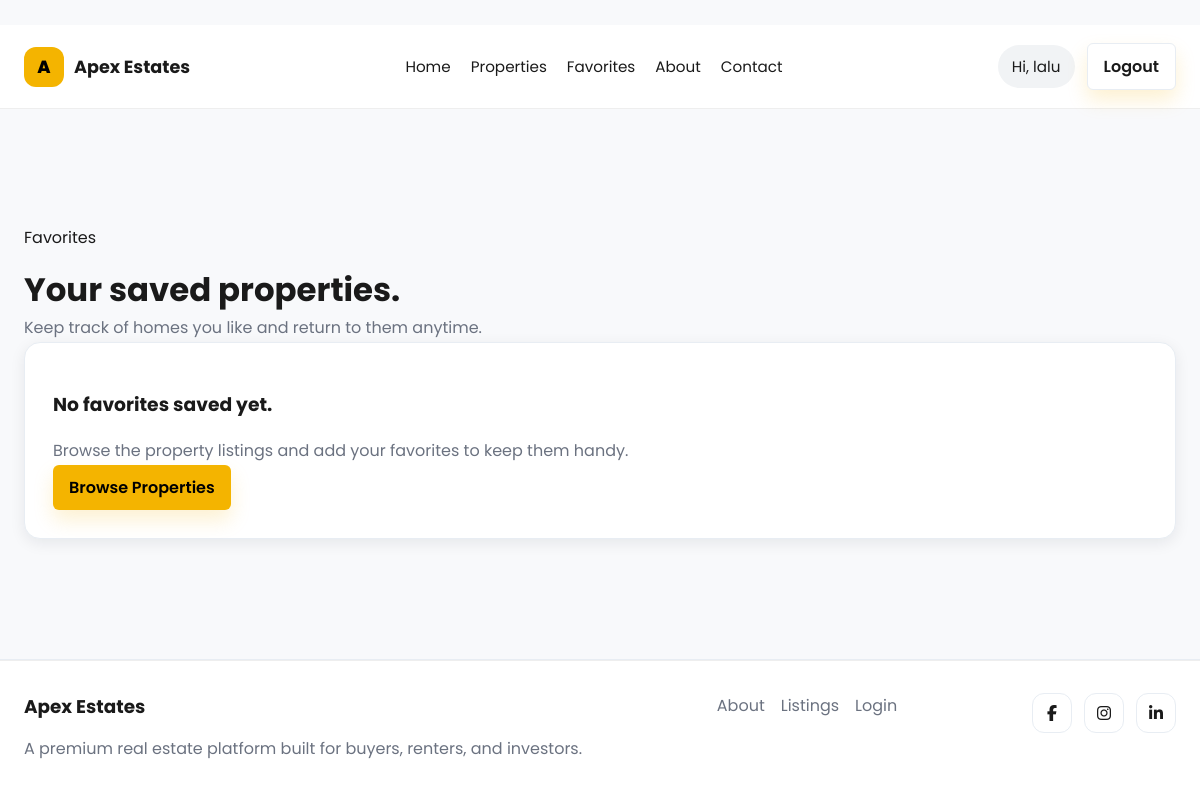
The app's page /favorites (signed in), older data.
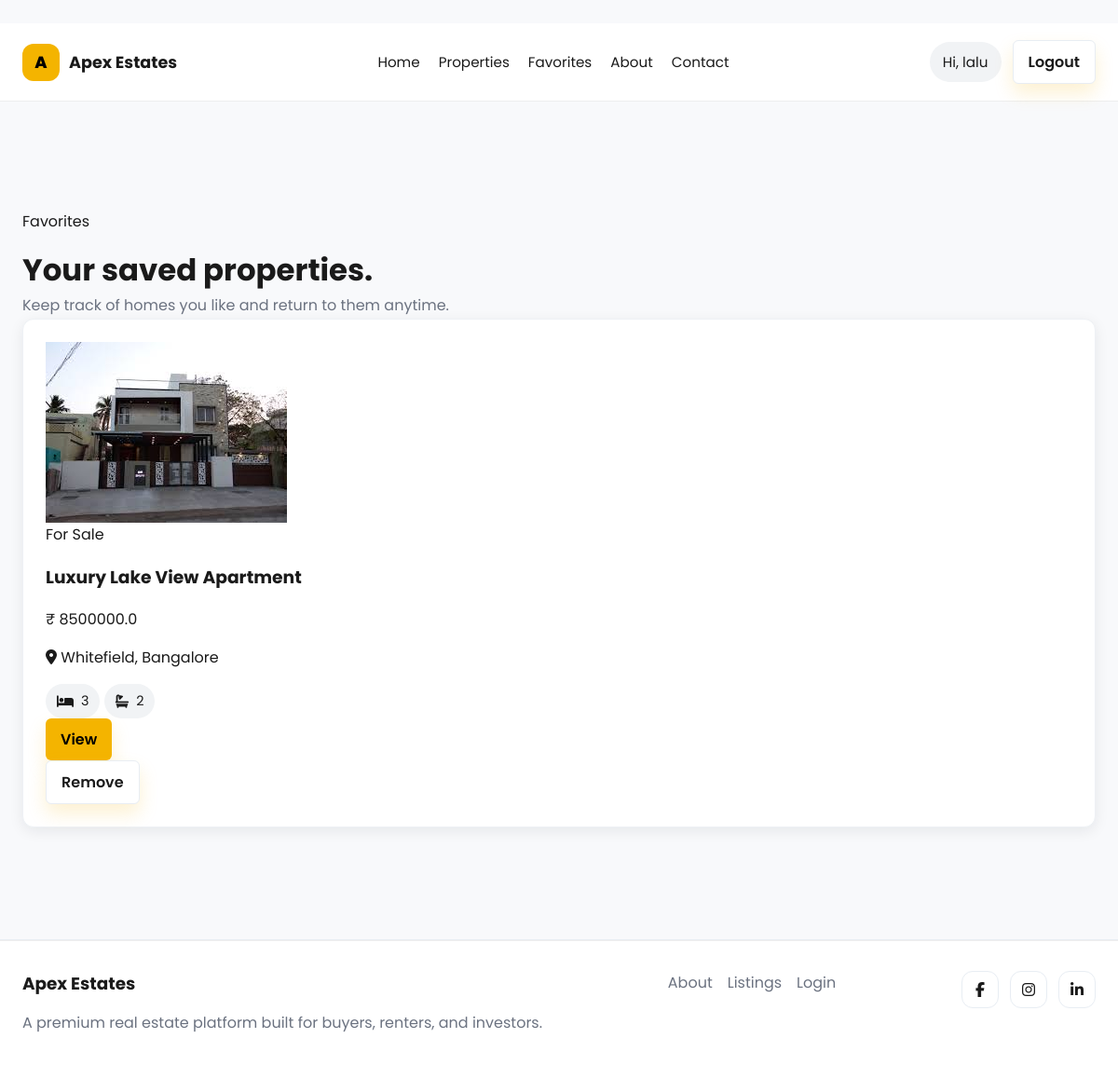
The same page, newer data.
### tables this page shows
CREATE TABLE properties (
        id INTEGER PRIMARY KEY AUTOINCREMENT,
        title TEXT NOT NULL,
        description TEXT,
        price REAL,
        location TEXT,
        bedrooms INTEGER,
        bathrooms INTEGER,
        area_sqft INTEGER,
        property_type TEXT,
        status TEXT,
        image_filename TEXT,
        created_at TEXT
    );

### routes/property.py (the view)
@property_bp.route('/favorites')
def favorites():
    if 'user' not in session:
        return redirect(url_for('auth.login'))
    conn = get_db()
    favorite_properties = conn.execute(
        'SELECT p.* FROM properties p '
        'JOIN favorites f ON p.id = f.property_id '
        'JOIN users u ON f.user_id = u.id '
        'WHERE u.email = ? '
        'ORDER BY f.id DESC',
        (session['user'],)
    ).fetchall()
    conn.close()
    return render_template('favorites.html', properties=favorite_properties)

### database/db.py (called while the page is built)
def get_db():
    if os.path.dirname(DB_PATH):
        os.makedirs(os.path.dirname(DB_PATH), exist_ok=True)
    conn = sqlite3.connect(DB_PATH)
    conn.row_factory = sqlite3.Row
    return conn

### templates/favorites.html (shortened to what this page needs)
﻿{% extends 'base.html' %}
{% block content %}
<section class="section-heading">
    <div>
        <p class="eyebrow">Favorites</p>
        <h2>Your saved properties.</h2>
        <p class="section-copy">Keep track of homes you like and return to them anytime.</p>
    </div>
</section>
{% if properties %}
<div class="favorites-grid grid-list">
    {% for property in properties %}
    <article class="card">
        <div class="card-image">
            <img src="{{ url_for('static', filename='uploads/' + property['image_filename']) }}" alt="{{ property['title'] }}">
            <span class="card-badge">{{ property['status'] }}</span>
        </div>
        <div class="card-content">
            <div class="card-meta">
                <h3 class="card-title">{{ property['title'] }}</h3>
                <span class="card-price">₹ {{ property['price'] }}</span>
            </div>
            <p class="card-location"><i class="fa-solid fa-location-dot"></i> {{ property['location'] }}</p>
            <div class="property-specs">
                <span class="spec-pill"><i class="fa-solid fa-bed"></i> {{ property['bedrooms'] or 0 }}</span>
                <span class="spec-pill"><i class="fa-solid fa-bath"></i> {{ property['bathrooms'] or 0 }}</span>
            </div>
            <div class="card-actions">
                <a href="{{ url_for('property.property_detail', property_id=property['id']) }}" class="button">View</a>
                <form action="{{ url_for('property.remove_favorite', property_id=property['id']) }}" method="POST" style="margin:0;">
                    <button type="submit" class="button button-secondary">Remove</button>
                </form>
            </div>
        </div>
    </article>
    {% endfor %}
</div>
{% else %}
<div class="section-surface">
    <h3>No favorites saved yet.</h3>
    <p class="section-copy">Browse the property listings and add your favorites to keep them handy.</p>
    <a href="{{ url_for('property.properties') }}" class="button">Browse Properties</a>
</div>
{% endif %}
{% endblock %}

Row changes from the older to the newer data that the page shows:
added properties: image_filename (picture), status "For Sale", title "Luxury Lake View Apartment", price "8500000.0", location "Whitefield, Bangalore", bedrooms "3", bathrooms "2"
Text that changed along with them:
text no longer shown: "No favorites saved yet. Browse the property listings and add your favorites to keep them handy. Browse Properties"
